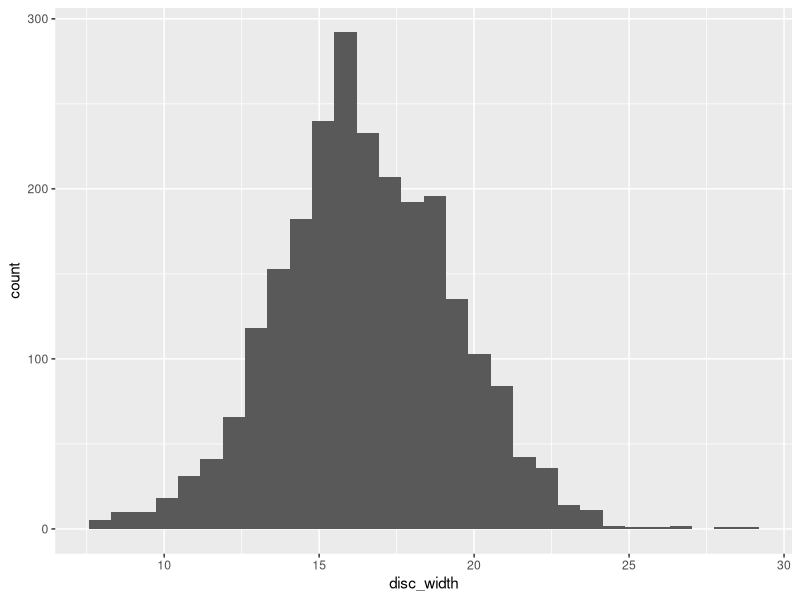
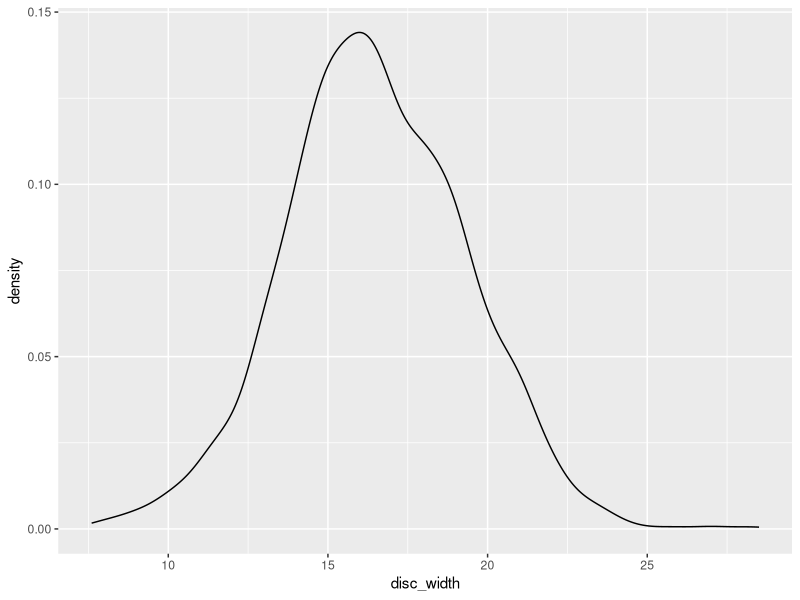
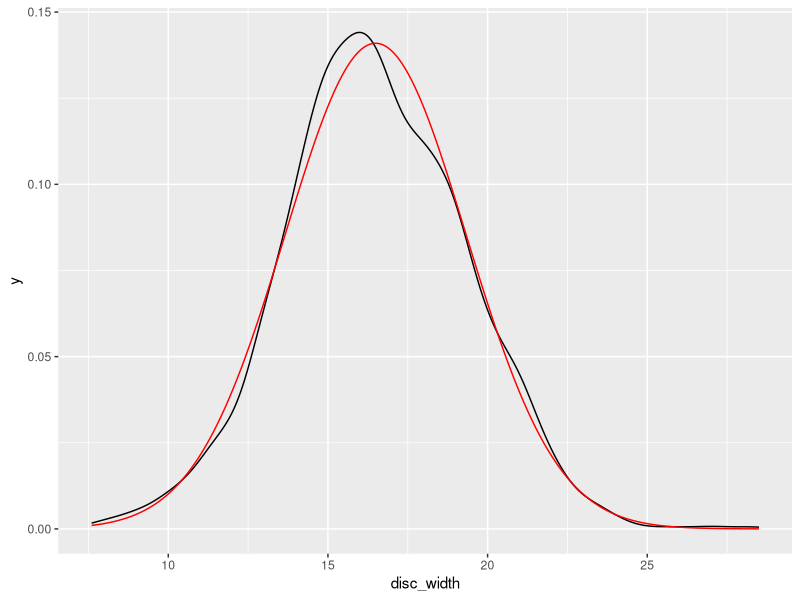
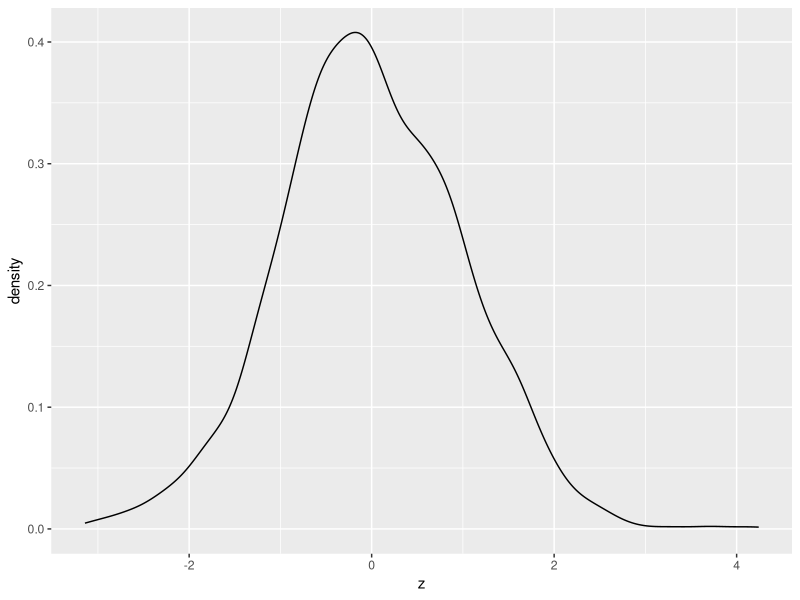

The R source for these figures, in order:
## ---- chunk 1
# set working directory for all chunks in this file (default working directory is wherever Rmd file is)
getwd()
library(tidyverse)
## ---- chunk 2
# Importing data
ray <- read.csv("ray.csv",header=TRUE)

# viewing the structure of the data
str(ray)
head(ray)
## ---- chunk 3
# summary of disc width
summary(ray$disc_width)
## ---- chunk 4
# Creating a frequency distribution of sizes
p1 <- ggplot(ray, aes(x=disc_width)) + geom_histogram()
p1
## ---- chunk 5
# mean disc width 
m <- mean(ray$disc_width)
m

# standard deviation of disc width
sd <- sd(ray$disc_width)
sd
## ---- chunk 6
# plotting the density probability of disc width
p2 <- ggplot(ray,aes(x=disc_width)) +
geom_density()

p2

# fitting a normal distribution
p3 <- p2 + stat_function(fun = dnorm, n = 2427, args = list(mean = m, sd = sd),colour="red")

p3
## ---- chunk 7
# Quick calculations
m-sd

m+sd

m-2*sd

m+2*sd

SE <- sd/sqrt(nrow(ray))
SE
## ---- chunk 8
# creating a new row in the dataframe not using mutate
# estimating Z for disc width
ray$z <- (ray$disc_width-m)/sd

# checking the new column in "ray"
head(ray)

# plotting z
p4 <- ggplot(ray,aes(x=z)) +
geom_density()

p4
## ---- chunk 9
# probability of getting a disc width equal to or less than 13 cm under a normal distribution
p_small <- pnorm(13, mean = m, sd = sd)
p_small
## ---- chunk 10
# Given that the maximum size considered small is 13cm, we already calculated the probability 
#for randomly capturing a small round skate
# Checking the maximum size that the researchers categorize as medium
med_ray <- filter(ray, size_class == 'Medium')
head(med_ray)
max(med_ray$disc_width)
## ---- chunk 11
# Calculating the probability of a medium round stingray under a normal distribution
p_sm_md <- pnorm (16.5, mean = m, sd = sd)
p_medium = p_sm_md - p_small
p_medium
## ---- chunk 12
# Calculating the probability of a large round stingray under a normal distribution
p_large <- pnorm (16.5, mean = m, sd = sd, lower.tail = FALSE)
p_large

p_small + p_medium + p_large
